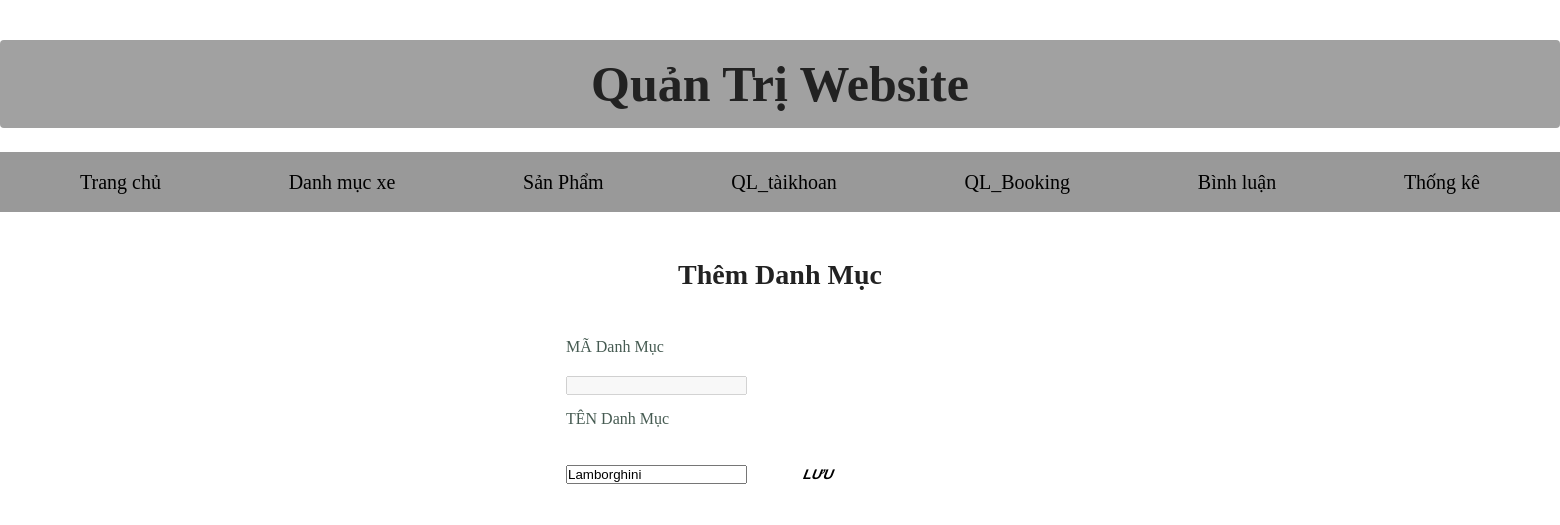
The page /admin/index.php?act=suadm&id=50 on the database as committed earlier.
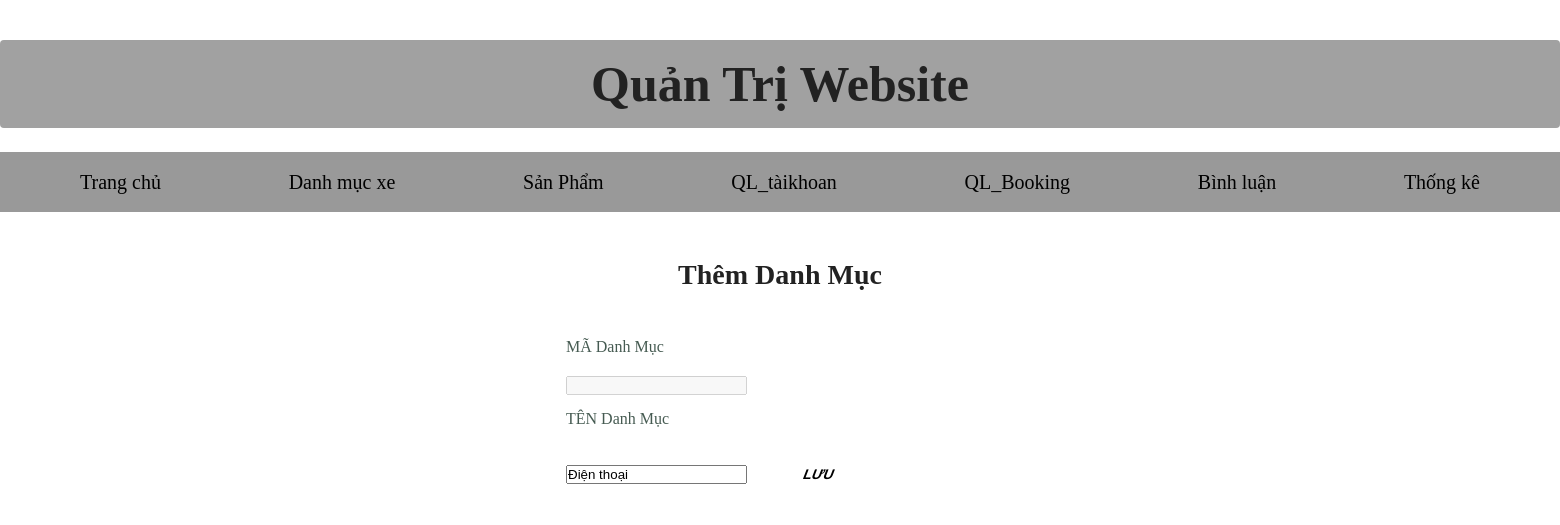
The same page on the database as committed later.
### tables this page shows
CREATE TABLE `danhmuc` (
  `id` int(11) NOT NULL,
  `name1` varchar(255) NOT NULL
);

### modal/pdo.php (called while the page is built, shortened)
<?php
function pdo_get_connection(){
    $dburl = "mysql:host=localhost;dbname=duan1;charset=utf8";
    $username = 'root';
    $password = '';
    $conn = new PDO($dburl, $username, $password);
    $conn->setAttribute(PDO::ATTR_ERRMODE, PDO::ERRMODE_EXCEPTION);
    return $conn;
}
function pdo_query_one($sql){
    $sql_args = array_slice(func_get_args(), 1);
    try{
        $conn = pdo_get_connection();
        $stmt = $conn->prepare($sql);
        $stmt->execute($sql_args);
        $row = $stmt->fetch(PDO::FETCH_ASSOC);
        return $row;
    }
    catch(PDOException $e){
        throw $e;
    }
    finally{
        unset($conn);
    }
}

### modal/danhmuc.php (called while the page is built, shortened)
<?php
function loadone_danhmuc($id){
    $sql="select * from danhmuc where id=".$id;
    $dm=pdo_query_one($sql);
    return $dm;
}
?>

### admin/danhmuc/update.php (the view, shortened to what this page needs)
<?php
if(is_array($dm)){
  extract($dm);
}
?>
<section>
                <h2>Thêm Danh Mục</h2>
                <form action="index.php?act=updatedm"method="post" enctype="multipart/form-data">
              <div>
                <p>MÃ Danh Mục</p>
                <input  type="text" name ='id'disabled>
                <p>TÊN Danh Mục</p>
                <input  type="text" name= 'tenloai' value="<?php if(isset($name1)&&($name1!="")) echo $name1?>">
                 <button class="normal btn" type="submit" name ="btn_luu">Lưu</button>
              </div>
                </form>
            </section>
        </div>
    </body>

Rows that differ between the two databases and show on the page:
changed danhmuc: tenloai "Lamborghini" → "Điện thoại"
